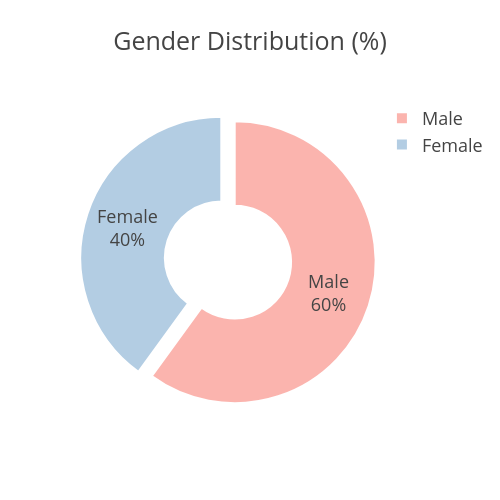

The code cell stored with this chart in its notebook:
### Markdown cell above
## Visualizing Gender Distribution in the Company

### Code cell
# Step 1: Calculate gender distribution in percentage
gender_dist = HR_Analytics['Gender'].value_counts(normalize=True).reset_index()
gender_dist.columns = ['Gender', 'Percentage']
gender_dist['Percentage'] *= 100

# Step 2: Create Pie Chart
fig = px.pie(
    gender_dist,
    names='Gender',
    values='Percentage',
    title='Gender Distribution (%)',
    color_discrete_sequence=px.colors.qualitative.Pastel1,
    hole=0.4  # for donut chart; remove for full pie
)

# Step 3: Customize layout
fig.update_traces(
    textposition='inside',
    textinfo='percent+label',
    pull=[0.05] * len(gender_dist),  # pulls slices slightly
    marker=dict(line=dict(color='white', width=2))
)

fig.update_layout(
    template="presentation",
    paper_bgcolor="rgba(0,0,0,0)",
    plot_bgcolor="rgba(0,0,0,0)",
    width=500,
    height=500
)

fig.show()

# Step 4: Save chart in different formats
results_dir = 'results'
os.makedirs(results_dir, exist_ok=True)

#fig.write_image(os.path.join(results_dir, 'gender_distribution_pie.jpg'))
#fig.write_image(os.path.join(results_dir, 'gender_distribution_pie.png'))
fig.write_html(os.path.join(results_dir, 'gender_distribution_pie.html'))

### Figure 1 — Plotly figure (JSON) as saved in the notebook; plotly's stock layout.template omitted (floating-point values rounded to 4 significant figures)
{"data": [{"domain": {"x": [0, 1], "y": [0, 1]}, "hole": 0.4, "hovertemplate": "Gender=%{label}<br>Percentage=%{value}<extra></extra>", "labels": ["Male", "Female"], "legendgroup": "", "marker": {"line": {"color": "white", "width": 2}}, "name": "", "pull": [0.05, 0.05], "showlegend": true, "textinfo": "percent+label", "textposition": "inside", "type": "pie", "values": [60.01, 39.99]}], "layout": {"height": 500, "legend": {"tracegroupgap": 0}, "paper_bgcolor": "rgba(0, 0, 0, 0)", "piecolorway": ["rgb(251,180,174)", "rgb(179,205,227)", "rgb(204,235,197)", "rgb(222,203,228)", "rgb(254,217,166)", "rgb(255,255,204)", "rgb(229,216,189)", "rgb(253,218,236)", "rgb(242,242,242)"], "plot_bgcolor": "rgba(0, 0, 0, 0)", "title": {"text": "Gender Distribution (%)"}, "width": 500}}
